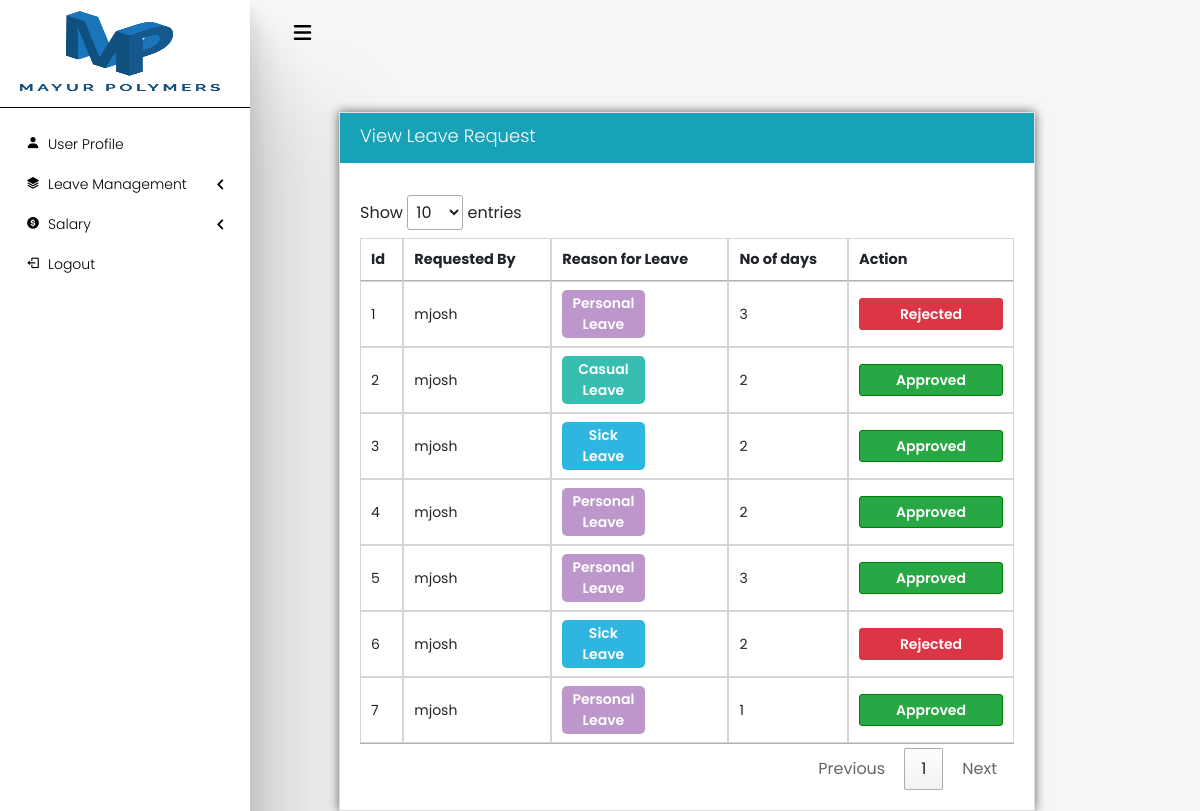
/core/viewleaverequest_user.php (signed in), run on the app's committed database.
### tables this page shows
CREATE TABLE `requestforleave` (
  `id` int(11) NOT NULL,
  `leave_id` int(10) NOT NULL,
  `emp_id` int(11) NOT NULL,
  `from_date` date NOT NULL,
  `to_date` date NOT NULL,
  `days` int(11) NOT NULL,
  `message` varchar(255) NOT NULL
);

CREATE TABLE `userprofile` (
  `uid` int(11) NOT NULL,
  `profile_img` text NOT NULL,
  `username` varchar(15) NOT NULL,
  `firstname` varchar(15) NOT NULL,
  `m_name` varchar(15) NOT NULL,
  `dateofbirth` date NOT NULL,
  `join_date` date NOT NULL,
  `status` varchar(10) NOT NULL,
  `lastname` varchar(15) NOT NULL,
  `age` varchar(11) NOT NULL,
  `curaddress` text NOT NULL,
  `peraddress` text NOT NULL,
  `city` varchar(20) NOT NULL,
  `pincode` varchar(11) NOT NULL,
  `contact` varchar(11) NOT NULL,
  `state` varchar(20) NOT NULL,
  `designation` varchar(20) NOT NULL,
  `emergency_no` varchar(11) NOT NULL
);

### core/viewleaverequest_user.php (the view, shortened to what this page needs)
<?php
     include_once('connect.php');
     $session_id = $_SESSION['admin_id'];
?>
<!DOCTYPE html>
<html lang="en" dir="ltr">
<head>
    <?php include '../core/header.php';?>
    <link rel="stylesheet" href="https://cdn.datatables.net/1.12.0/css/jquery.dataTables.min.css">
    <link rel="stylesheet" href="../assets/css/viewleaverequest.css">
</head>
<body>
    <div class="container-fluid">
        <div class="row">
            <?php include '../core/sidenav.php';?>
            <div class="col-9">
                <div class="card">
                    <div class="card-title">
                        <h5>View Leave Request</h5>
                    </div>
                    <div class="card-body">
                        <table id="table" style="width:100%">
                            <thead>
                                <tr>
                                    <th>Id</th>
                                    <th style=>Requested By</th>
                                    <th>Reason for Leave</th>
                                    <th>No of days</th>
                                    <th class="ac">Action</th>
                                </tr>
                            </thead>
                            <tbody>
                            <?php
                                $cnt=1;
                                $join = "select * from requestforleave left join requeststatus on requestforleave.id = requeststatus.approved_id or requestforleave.id = requeststatus.rejected_id where emp_id = '$session_id'";
                                $joinresult = mysqli_query($con,$join) or die(mysqli_error($con));
                                while($info = mysqli_fetch_assoc($joinresult)){
                                    if ($info['approved_id']==$info['id']){
                                        $d = 1;
                                    }
                                    elseif ($info['rejected_id']==$info['id']){
                                        $d = 0;
                                    }
                                    else{
                                        $d = -1;
                                    }
                                    $query1 = "select username from userprofile where uid =" .$info['emp_id'];
                                    $result1 = mysqli_query($con,$query1) or die(mysqli_error($con));
                                    $b = mysqli_fetch_assoc($result1);
                            ?>
                                <tr>
                                    <td><?php echo $cnt; ?></td>
                                    <td><?php echo $b['username']; ?></td>
                                    <td><?php if($info['leave_id']==1) echo "<p class = 'pl'> Personal Leave</p>";
                                              elseif($info['leave_id']==2) echo "<p class='cl'>Casual Leave</p>";
                                              else echo "<p class = 'sl'> Sick Leave</p>"; ?></td>
                                    <td><?php echo $info['days']; ?></td>
                                    <td>
                                    <?php
                                            if($d==1){
                                        ?>
                                        <button class="approve-btn" disabled>Approved</button>
                                        <?php
                                            }
                                            elseif ($d==0) {
                                        ?>
                                        <button class="reject-btn" disabled>Rejected</button>
                                        <?php
                                            }
                                            else{
                                        ?>
                                        <button onclick="document.getElementById('myModal<?php echo $cnt ?>').style.display='block'" id="view">View</button>
                                        <?php
                                            }
                                        ?>
                                    </td>
                                </tr>
                                <?php
                                $cnt=$cnt+1;
                                }
                                ?>
                            </tbody>
                        </table>
                    </div>
                </div>
            </div>
        </div>
    </div>
</body>
</html>

### assets/css/sidenav.css (style rules this page uses)
* { margin:0;padding:0;-webkit-user-select:none;-moz-user-select:none;-ms-user-select:none;user-select:none;-webkit-box-sizing:border-box;box-sizing:border-box;font-family:'Poppins', sans-serif }

### assets/css/viewleaverequest.css (style rules this page uses)
body { background-color:rgba(206,212,218,0.2) }
.card { margin-top:7rem;margin-left:1.5rem;height:auto;border-radius:0px;width:80%;box-shadow:0 0 10px rgba(0,0,0,0.6);-moz-box-shadow:0 0 10px rgba(0,0,0,0.6);-webkit-box-shadow:0 0 10px rgba(0,0,0,0.6);-o-box-shadow:0 0 10px rgba(0,0,0,0.6) }
.card-title { background-color:#17a2b8;color:white }
h5 { font-weight:378;font-size:18px;padding-top:0.75rem;padding-bottom:0.5rem;padding-left:1.25rem;padding-right:1.25rem }
.card-body { padding:1.25rem }
th { border:1px solid;border-color:#d6d5d5;padding:0.7rem;font-size:14.5px }
.ac { width:7rem }
td { border:1px solid;border-color:#d6d5d5;padding:0.75rem;font-size:14px }
button { border:1px solid #17a2b8;background-color:transparent;color:#17a2b8;border-radius:3px;-webkit-transition-duration:0.4s;transition-duration:0.4s;width:9rem;height:2rem;font-size:14px }
.approve-btn { background-color:#28a745;border:1px solid green;color:white;font-weight:550 }
.reject-btn { background-color:#dc3545;border:1px solid #dc3545;color:white;font-weight:550 }
.pl { background-color:#BD97CB;color:white;border-radius:5px;margin:auto 0;font-weight:550;width:53%;padding:3px 5px;text-align:center }
.cl { background-color:#37BEB0;color:white;border-radius:5px;margin:auto 0;font-weight:550;width:53%;padding:3px 5px;text-align:center }
.sl { background-color:#2EB5E0;color:white;border-radius:5px;margin:auto 0;font-weight:550;width:53%;padding:3px 5px;text-align:center }

### data on the page
requestforleave: userprofile.username "mjosh", leave_id "Personal Leave", days "3", shows "Rejected"
requestforleave: userprofile.username "mjosh", leave_id "Casual Leave", days "2", shows "Approved"
requestforleave: userprofile.username "mjosh", leave_id "Sick Leave", days "2", shows "Approved"
requestforleave: userprofile.username "mjosh", leave_id "Personal Leave", days "2", shows "Approved"
requestforleave: userprofile.username "mjosh", leave_id "Personal Leave", days "3", shows "Approved"
requestforleave: userprofile.username "mjosh", leave_id "Sick Leave", days "2", shows "Rejected"
requestforleave: userprofile.username "mjosh", leave_id "Personal Leave", days "1", shows "Approved"
